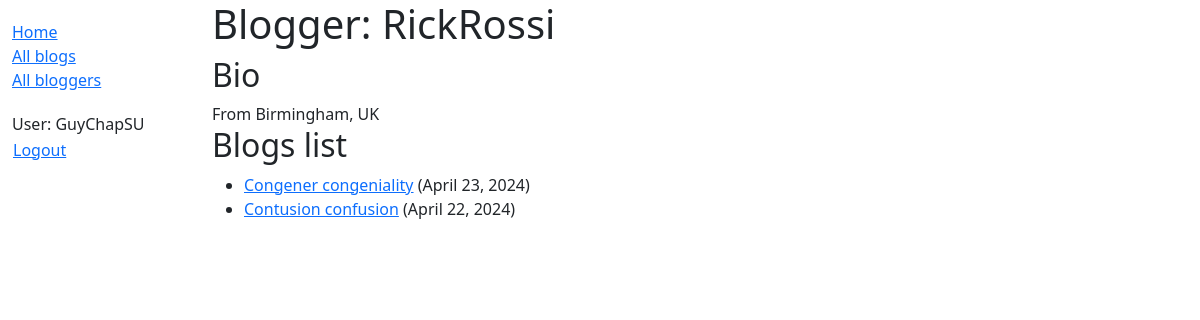
Page /blog/blogger/2 (signed in) on the committed database.
### blog/models.py (models this page shows, shortened)
class Blogger(models.Model):
    author = models.OneToOneField(User, on_delete=models.CASCADE)
    bio = models.TextField(help_text="Enter short biography here")

class Blog(models.Model):
    title = models.CharField(max_length=200)
    description = models.TextField(help_text="Add blog here")
    date = models.DateField(auto_now_add=True)
    author = models.ForeignKey('Blogger', on_delete=models.CASCADE)
    class Meta:
        ordering = ['-date']
    def get_absolute_url(self):
        return reverse('blog-detail', args=[str(self.id)])

### blog/views.py (the view)
# urls.py: path('blogger/<int:pk>', views.BloggerDetailView.as_view(), name='blogger-detail'),
class BloggerDetailView(generic.DetailView):
    model = Blogger

### blog/templates/blog/blogger_detail.html
{% extends "base_generic.html" %}
{% block content %}
  <h1>Blogger: {{ blogger.author }}</h1>
  <h2>Bio</h2>
    {{ blogger.bio }}
    <h2>Blogs list</h2>
    <ul>
        {% for blog in blogger.blog_set.all %}
        <li><a href="{{ blog.get_absolute_url }}">{{ blog.title }}</a> ({{ blog.date }})</li>
        {% endfor %}
    </ul>
{% endblock %}

### blog/templates/base_generic.html (shortened to what this page needs)
<!DOCTYPE html>
<html lang="en">
  <head>
    <link href="https://cdn.jsdelivr.net/npm/bootstrap@5.3.3/dist/css/bootstrap.min.css"
      rel="stylesheet"
>
    {% load static %}
    <link rel="stylesheet" href="{% static 'css/styles.css' %}" />
  </head>
  <body>
    <div class="container-fluid">
      <div class="row">
        <div class="col-sm-2">
          {% block sidebar %}
            <ul class="sidebar-nav">
              <li><a href="{% url 'index' %}">Home</a></li>
              <li><a href="{% url 'blogs' %}">All blogs</a></li>
              <li><a href="{% url 'bloggers'%}">All bloggers</a></li>
            </ul>
            <ul class="sidebar-nav">
             {% if user.is_authenticated %}
               <li>User: {{ user.get_username }}</li>
               <li>
                 <form id="logout-form" method="post" action="{% url 'logout' %}">
                    <button type="submit" class="btn btn-link">Logout</button>
                 </form>
               </li>
             {% else %}
               <li><a href="{% url 'login' %}?next={{ request.path }}">Login</a></li>
             {% endif %}
            </ul>
          {% endblock %}
        </div>
        <div class="col-sm-10 ">{% block content %}{% endblock %}
        </div>
      </div>
    </div>
  </body>
</html>

### blog/static/css/styles.css (style rules this page uses)
.sidebar-nav { margin-top: 20px; padding: 0; list-style: none; }
#logout-form { display: inline; }
#logout-form button { padding: 0; margin: 0; }

### rows in the picture
Blogger: bio "From Birmingham, UK"
Blog: title "Congener congeniality", date "April 23, 2024"
Blog: title "Contusion confusion", date "April 22, 2024"

### other values in the picture
{{ user.get_username }} "GuyChapSU"
